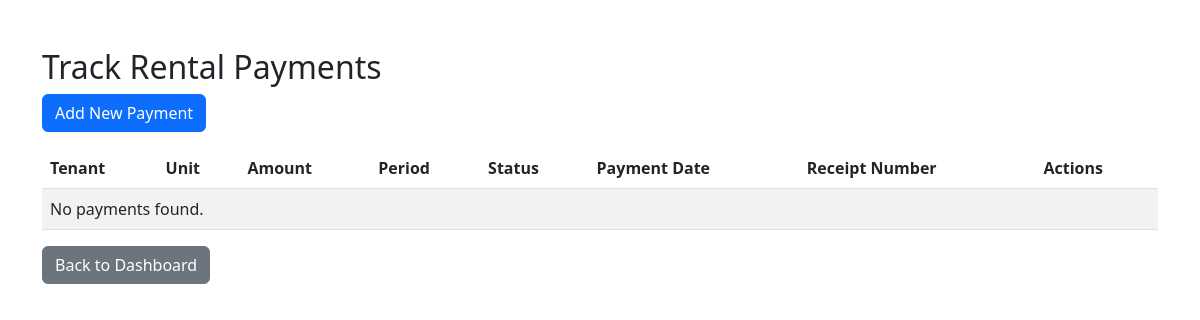
The app's page /payments/ (signed in), older data.
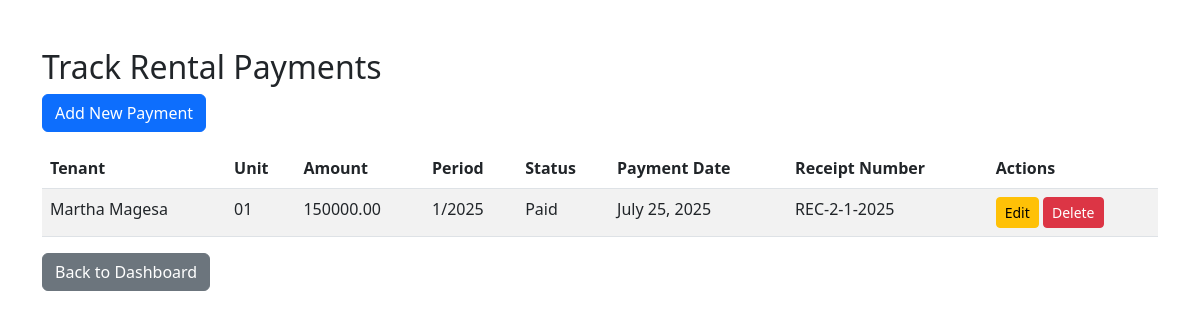
The same page, newer data.
### core/models.py (models this page shows, shortened)
class RentPayment(models.Model):
    STATUS_CHOICES = (
        ('paid', 'Paid'),
        ('unpaid', 'Unpaid'),
    )
    tenant = models.ForeignKey(Tenant, on_delete=models.CASCADE, related_name='payments')
    unit = models.ForeignKey(Unit, on_delete=models.CASCADE, related_name='payments')
    amount = models.DecimalField(max_digits=10, decimal_places=2)
    month = models.IntegerField(choices=[(i, i) for i in range(1, 13)])
    year = models.IntegerField()
    status = models.CharField(max_length=10, choices=STATUS_CHOICES, default='unpaid')
    payment_date = models.DateField(null=True, blank=True)
    receipt_number = models.CharField(max_length=50, unique=True, blank=True)

class Tenant(models.Model):
    STATUS_CHOICES = (
        ('active', 'Active'),
        ('inactive', 'Inactive'),
    )
    name = models.CharField(max_length=255)
    phone = models.CharField(max_length=20)
    email = models.EmailField(unique=True)
    id_number = models.CharField(max_length=50, unique=True)
    profile_photo = models.ImageField(upload_to='tenant_photos/', blank=True, null=True)
    status = models.CharField(max_length=10, choices=STATUS_CHOICES, default='active')
    unit = models.ForeignKey(Unit, on_delete=models.SET_NULL, null=True, blank=True, related_name='tenants')

class Unit(models.Model):
    TYPE_CHOICES = (
        ('studio', 'Studio'),
        ('1-bedroom', '1-Bedroom'),
        ('2-bedroom', '2-Bedroom'),
        ('3-bedroom', '3-Bedroom'),
    )
    STATUS_CHOICES = (
        ('vacant', 'Vacant'),
        ('occupied', 'Occupied'),
    )
    building = models.ForeignKey(Building, on_delete=models.CASCADE, related_name='units')
    unit_number = models.CharField(max_length=50, unique=True)
    type = models.CharField(max_length=20, choices=TYPE_CHOICES)
    rent_amount = models.DecimalField(max_digits=10, decimal_places=2)
    status = models.CharField(max_length=20, choices=STATUS_CHOICES, default='vacant')

### core/views.py (the view)
# urls.py: path('payments/', views.RentPaymentListView.as_view(), name='rent_payment_list'),
class RentPaymentListView(ListView):
    model = RentPayment
    template_name = 'core/rent_payment_list.html'
    context_object_name = 'payments'
    def get(self, request, *args, **kwargs):
        if request.user.role != 'admin':
            messages.error(request, "Access denied: You are not authorized to view this page.")
            return HttpResponseForbidden("Access denied")
        return super().get(request, *args, **kwargs)

### core/templates/core/rent_payment_list.html
{% extends 'core/base.html' %}
{% block content %}
<div class="mt-5">
    <h2>Track Rental Payments</h2>
    <a href="{% url 'rent_payment_create' %}" class="btn btn-primary mb-3">Add New Payment</a>
    <table class="table table-striped">
        <thead>
            <tr>
                <th>Tenant</th>
                <th>Unit</th>
                <th>Amount</th>
                <th>Period</th>
                <th>Status</th>
                <th>Payment Date</th>
                <th>Receipt Number</th>
                <th>Actions</th>
            </tr>
        </thead>
        <tbody>
            {% for payment in payments %}
            <tr>
                <td>{{ payment.tenant.name }}</td>
                <td>{{ payment.unit.unit_number }}</td>
                <td>{{ payment.amount }}</td>
                <td>{{ payment.month }}/{{ payment.year }}</td>
                <td>{{ payment.get_status_display }}</td>
                <td>{{ payment.payment_date|default:"N/A" }}</td>
                <td>{{ payment.receipt_number|default:"N/A" }}</td>
                <td>
                    <a href="{% url 'rent_payment_update' payment.pk %}" class="btn btn-sm btn-warning">Edit</a>
                    <a href="{% url 'rent_payment_delete' payment.pk %}" class="btn btn-sm btn-danger">Delete</a>
                </td>
            </tr>
            {% empty %}
            <tr>
                <td colspan="8">No payments found.</td>
            </tr>
            {% endfor %}
        </tbody>
    </table>
    <a href="{% url 'admin_dashboard' %}" class="btn btn-secondary">Back to Dashboard</a>
</div>
{% endblock %}

### core/templates/core/base.html (shortened to what this page needs)
<!DOCTYPE html>
<html lang="en">
<head>
    <link href="https://cdn.jsdelivr.net/npm/bootstrap@5.3.0/dist/css/bootstrap.min.css" rel="stylesheet">
</head>
<body>
    <div class="container">
        {% block content %}
        {% endblock %}
    </div>
</body>
</html>

Row changes from the older to the newer data that the page shows:
added RentPayment: tenant.name "Martha Magesa", unit.unit_number "01", amount "150000.00", month "1", year "2025", status "Paid", payment_date "July 25, 2025", receipt_number "REC-2-1-2025"
Text that changed along with them:
text no longer shown: "No payments found."
